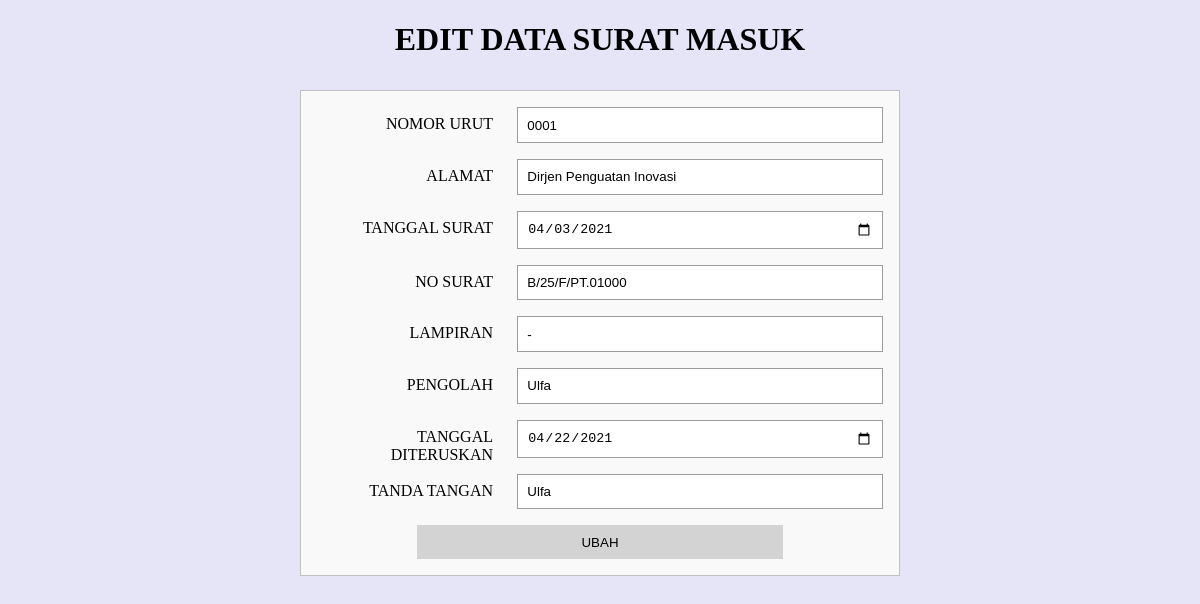
The page /smubah.php?id=10 (signed in) on the database its author committed.
### tables this page shows
CREATE TABLE IF NOT EXISTS `tb_suratmasuk` (
`no` int(255) NOT NULL,
  `nomor_urut` varchar(255) NOT NULL,
  `alamat_pengirim` varchar(255) NOT NULL,
  `tgl_surat` date NOT NULL,
  `nomor_surat` varchar(255) NOT NULL,
  `lampiran` varchar(255) NOT NULL,
  `pengolah` varchar(255) NOT NULL,
  `tgl_diteruskan` date NOT NULL,
  `ttd` varchar(255) NOT NULL
);

### fsuratmasuk.php (called while the page is built, shortened)
<?php
$conn = mysqli_connect("localhost", "root", "", "bau");
function query($query)
{
    global $conn;
    $result = mysqli_query($conn, $query);
    $rows = array();
    while ($row = mysqli_fetch_assoc($result)) {
        $rows[] = $row;
    }
    return $rows;
}

### smubah.php (the view, shortened to what this page needs)
<?php
require 'fsuratmasuk.php';
$id = $_GET["id"];
$value = query("SELECT * FROM tb_suratmasuk WHERE no=$id");
?>
<!DOCTYPE html>
<html lang="en">
<head>
    <link rel="stylesheet" href="smtambah.css">
</head>
<body>
    <h1 style="text-align: center;">EDIT DATA SURAT MASUK</h1>
    <form action="" method="post">
        <label for="nomor_urut">NOMOR URUT</label><input type="text" name="nomor_urut" value="<?php echo $value[0]["nomor_urut"] ?>" required><br>
        <label for="alamat">ALAMAT</label> <input type="text" name="alamat" value="<?php echo $value[0]["alamat_pengirim"] ?>" required><br>
        <label for="tgl_surat">TANGGAL SURAT</label><input type="date" name="tgl_surat" id="tgl_surat" value="<?php echo $value[0]["tgl_surat"] ?>" required><br>
        <label for="no_surat">NO SURAT</label><input type="text" name="no_surat" id="no_surat" value="<?php echo $value[0]["nomor_surat"] ?>" required><br>
        <label for="lampiran">LAMPIRAN</label><input type="text" name="lampiran" id="lampiran" value="<?php echo $value[0]["lampiran"] ?>" required><br>
        <label for="pengolah">PENGOLAH</label><input type="text" name="pengolah" id="pengolah" value="<?php echo $value[0]["pengolah"] ?>" required><br>
        <label for="tgl_diteruskan">TANGGAL DITERUSKAN</label><input type="date" name="tgl_diteruskan" id="tgl_diteruskan" value="<?php echo $value[0]["tgl_diteruskan"] ?>" required><br>
        <label for="ttd">TANDA TANGAN</label> <input type="text" name="ttd" id="ttd" value="<?php echo $value[0]["ttd"] ?>" required><br>
        <button type="submit" name="submit">UBAH</button>
    </form>
</body>
</html>

### smtambah.css (style rules this page uses)
* { box-sizing: border-box; }
* body { background:#E5E5F7 ; }
form { padding: 1em; background: #f9f9f9; border: 1px solid #c1c1c1; margin-top: 2rem; max-width: 600px; margin-left: auto; margin-right: auto; }
form input { margin-bottom: 1rem; background: #fff; border: 1px solid #9c9c9c; }
form button { background: lightgrey; padding: 0.7em; border: 0; }
label { text-align: right; display: block; padding: 0.5em 1.5em 0.5em 0; }
input { width: 100%; padding: 0.7em; margin-bottom: 0.5rem; }
@media (min-width: 400px) { form { overflow: hidden; } }
@media (min-width: 400px) { label { float: left; width: 200px; } }
@media (min-width: 400px) { input { float: left; width: calc(100% - 200px); } }
@media (min-width: 400px) { button { margin-left: 100px; width: calc(100% - 200px); } }

### rows shown on the page
tb_suratmasuk: nomor_urut "0001", alamat "Dirjen Penguatan Inovasi", tgl_surat "04/03/2021", no_surat "B/25/F/PT.01000", lampiran "-", pengolah "Ulfa", tgl_diteruskan "04/22/2021", ttd "Ulfa"
